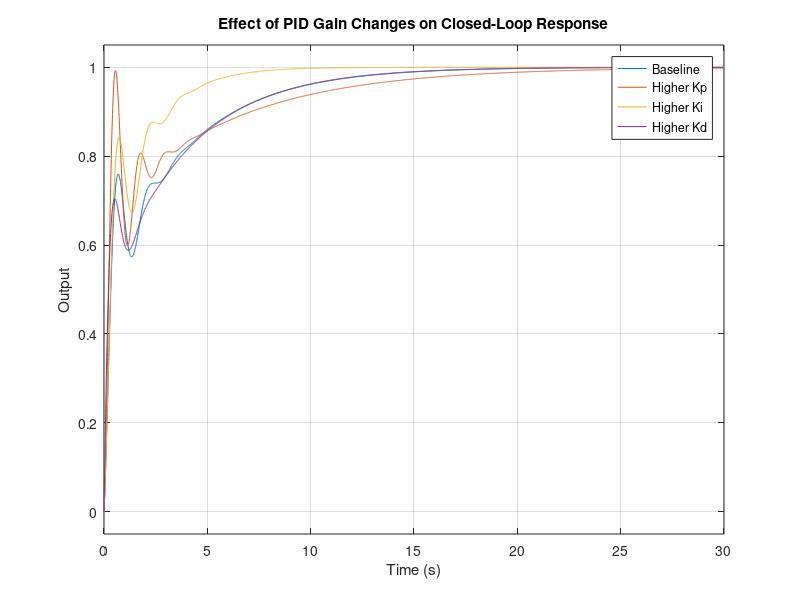

Source code (MATLAB): (Note: this script raises an error after producing the figure.)
%% EP04 - PID Tuning
% Control System Design with MATLAB

clc;
clear;
close all;

%% 1. Define the Plant

s = tf('s');

G = 1/(s^2 + 2*s + 10);

disp('Plant transfer function:');
G

%% 2. Define Four Sets of PID Gains

% Case 1: Baseline controller
Kp1 = 10;
Ki1 = 5;
Kd1 = 1;

% Case 2: Increased proportional gain
Kp2 = 20;
Ki2 = 5;
Kd2 = 1;

% Case 3: Increased integral gain
Kp3 = 10;
Ki3 = 10;
Kd3 = 1;

% Case 4: Increased derivative gain
Kp4 = 10;
Ki4 = 5;
Kd4 = 3;

%% 3. Create the PID Controllers

C1 = pid(Kp1,Ki1,Kd1);
C2 = pid(Kp2,Ki2,Kd2);
C3 = pid(Kp3,Ki3,Kd3);
C4 = pid(Kp4,Ki4,Kd4);

%% 4. Create the Closed-Loop Systems

T1 = feedback(C1*G,1);
T2 = feedback(C2*G,1);
T3 = feedback(C3*G,1);
T4 = feedback(C4*G,1);

%% 5. Compare the Step Responses

t = 0:0.01:30;

figure;
step(T1,T2,T3,T4,t);
grid on;
legend('Baseline','Higher Kp','Higher Ki','Higher Kd', ...
    'Location','best');
title('Effect of PID Gain Changes on Closed-Loop Response');
xlabel('Time (s)');
ylabel('Output');

%% 6. Analyze Performance

info1 = stepinfo(T1);
info2 = stepinfo(T2);
info3 = stepinfo(T3);
info4 = stepinfo(T4);

disp('Baseline Controller Performance:');
disp(info1);

disp('Higher Kp Performance:');
disp(info2);

disp('Higher Ki Performance:');
disp(info3);

disp('Higher Kd Performance:');
disp(info4);

%% 7. Check Stability

disp('Baseline Controller Stable:');
disp(isstable(T1));

disp('Higher Kp Controller Stable:');
disp(isstable(T2));

disp('Higher Ki Controller Stable:');
disp(isstable(T3));

disp('Higher Kd Controller Stable:');
disp(isstable(T4));

%% 8. Compare DC Gains

disp('Baseline DC Gain:');
disp(dcgain(T1));

disp('Higher Kp DC Gain:');
disp(dcgain(T2));

disp('Higher Ki DC Gain:');
disp(dcgain(T3));

disp('Higher Kd DC Gain:');
disp(dcgain(T4));
